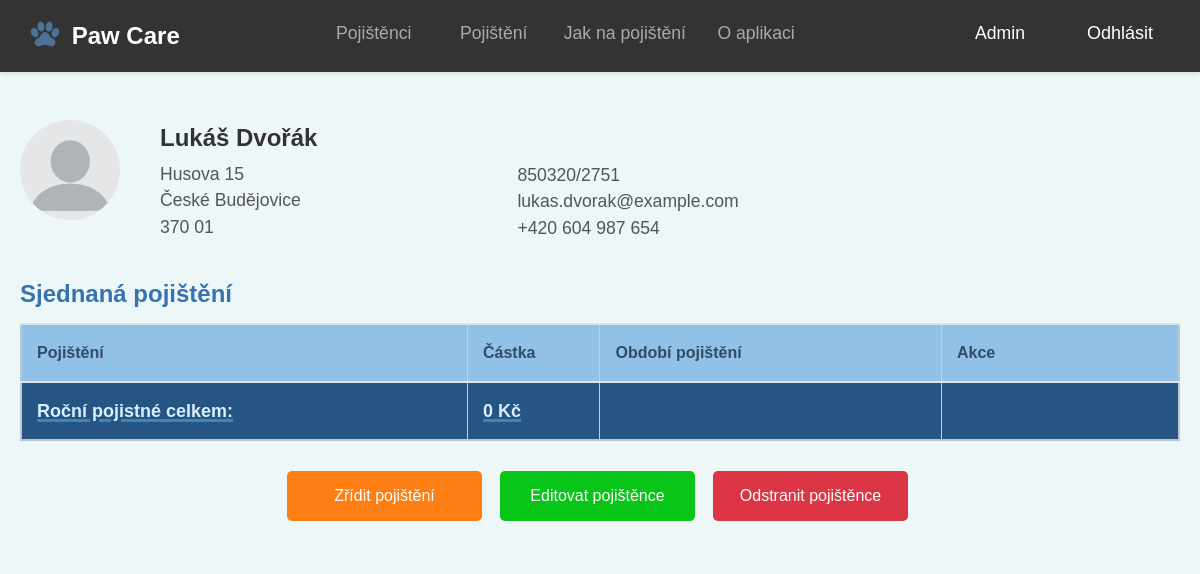
/pojisteni/pojistenec/4/ (signed in), run on an earlier commit of the app's database.
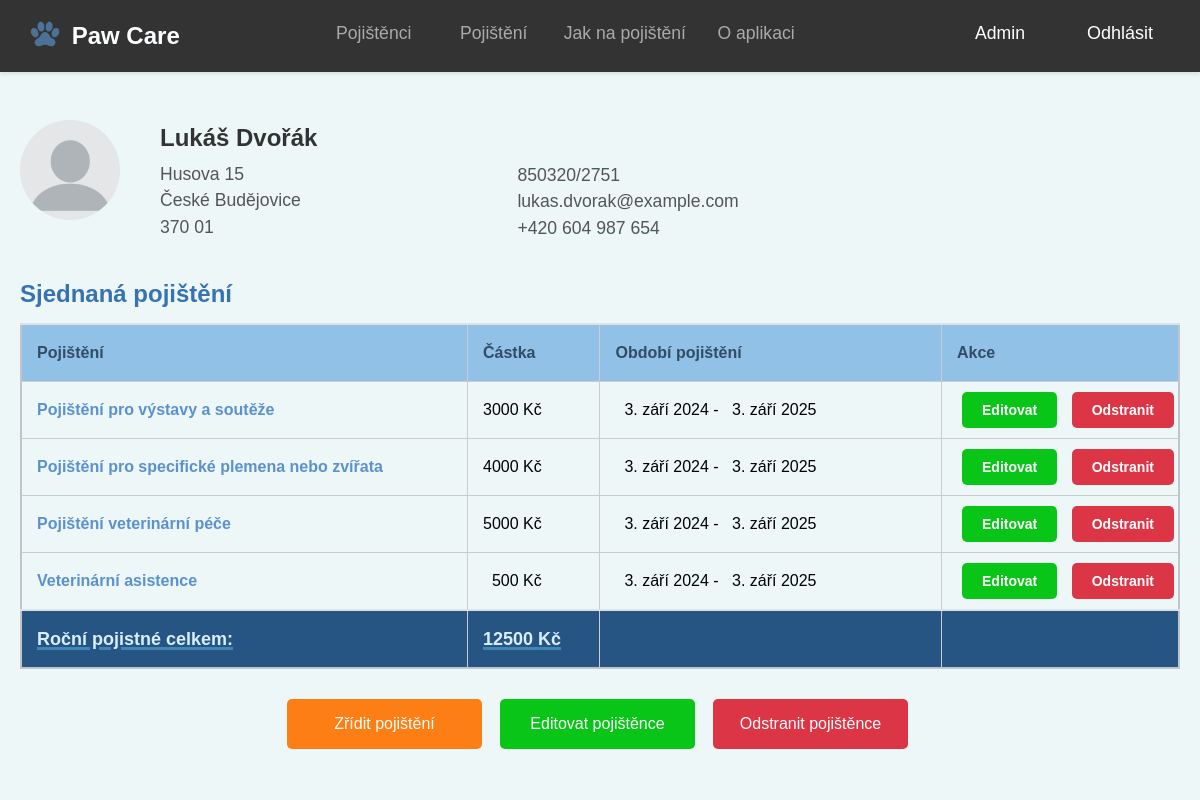
And on a later commit of the database.
### insurance/models.py (models this page shows, shortened)
class InsuredPerson(models.Model):
    user = models.ForeignKey(User, on_delete=models.CASCADE, null=True, blank=True)
    first_name = models.CharField("Jméno", max_length=50)
    last_name = models.CharField("Příjmení", max_length=30)
    id_number = models.CharField("Rodné číslo", max_length=11)
    email = models.EmailField("Email")
    phone_number = models.CharField("Telefonní číslo", max_length=16)
    street_address = models.CharField("Ulice a číslo popisné", max_length=30)
    city = models.CharField("Město", max_length=30)
    postal_code = models.CharField("PSČ", max_length=6)
    class Meta:
        verbose_name = "Pojištěná osoba"
        verbose_name_plural = "Pojištěné osoby"

class Policy(models.Model):
    insured_person = models.ForeignKey(
        InsuredPerson,
        related_name='policies',
        on_delete=models.CASCADE,
        verbose_name="Pojištěná osoba"
    )
    insurance_coverage = models.ForeignKey(
        InsuranceCoverage,
        on_delete=models.CASCADE,
        verbose_name="Pojistné krytí",
        null=True,
        blank=True
    )
    premium = models.FloatField(
        verbose_name="Pojistné",
        editable=False
    )
    start_date = models.DateField("Datum začátku pojištění")
    end_date = models.DateField("Datum konce pojištění")
    class Meta:
        verbose_name = "Pojistka"
        verbose_name_plural = "Pojistky"

class InsuranceCoverage(models.Model):
    insurance_type = models.ForeignKey(
        InsuranceType,
        related_name='coverages',
        on_delete=models.CASCADE,
        verbose_name="Typ pojištění"
    )
    name = models.CharField(
        verbose_name="Název pojistného krytí",
        max_length=100
    )
    description = models.TextField(
        verbose_name="Popis pojistného krytí",
        blank=True
    )
    premium = models.FloatField(
        verbose_name="Pojistné",
        default=0.0
    )
    class Meta:
        verbose_name = "Pojistné krytí"
        verbose_name_plural = "Pojistná krytí"

### insurance/views.py (the view)
# urls.py: path('pojistenec/<int:id>/', views.insured_detail, name='insured_detail'),
@login_required
def insured_detail(request, id):
    if request.user.is_staff:
        insured_person = get_object_or_404(InsuredPerson, id=id)
    else:
        insured_person = get_object_or_404(InsuredPerson, id=id, user=request.user)
    policies = Policy.objects.filter(insured_person=insured_person)
    total_premium = sum(policy.premium for policy in policies)
    return render(request, 'insurance/insured_detail.html', {
        'insured_person': insured_person,
        'policies': policies,
        'total_premium': total_premium,
    })

### insurance/templates/insurance/insured_detail.html (shortened to what this page needs)
{% extends 'insurance/base.html' %}
{% load static %}
{% block content %}
<div class="container">
    <div class="profile-header">
        <div class="profile-image">
            <img src="{% static 'images/profile_picture.png' %}"
                 alt="{{ insured_person.first_name }} {{ insured_person.last_name }}">
        </div>
        <div class="profile-info">
            <div class="left-info">
                <h1>{{ insured_person.first_name }} {{ insured_person.last_name }}</h1>
                <p>
                    {{ insured_person.street_address }}<br>
                    {{ insured_person.city }}<br>
                    {{ insured_person.postal_code }}
                </p>
            </div>
            <div class="right-info">
                <p>{{ insured_person.id_number }}</p>
                <p>{{ insured_person.email }}</p>
                <p>{{ insured_person.phone_number }}</p>
            </div>
        </div>
    </div>
    <h2>Sjednaná pojištění</h2>
    <table class="table table-striped insured-detail-table">
        <thead>
            <tr>
                <th>Pojištění</th>
                <th>Částka</th>
                <th>Období pojištění</th>
                {% if user.is_staff %}
                <th>Akce</th>
                {% endif %}
            </tr>
        </thead>
        <tbody>
            {% for policy in policies %}
            <tr>
                <td>
                    <a href="{% url 'insurance_coverage_list' policy.insurance_coverage.insurance_type.id %}?coverage_id={{ policy.insurance_coverage.id }}">
                        {{ policy.insurance_coverage.name }}
                    </a>
                </td>
                <td>
                    {% if policy.premium < 1000 %}&nbsp;&nbsp;{{ policy.premium|floatformat:0 }} Kč
                    {% else %}{{ policy.premium|floatformat:0 }} Kč{% endif %}
                </td>
                <td>
                    {% if policy.start_date.day < 10 %}&nbsp;&nbsp;{% endif %}{{ policy.start_date }}
                    - {% if policy.end_date.day < 10 %}&nbsp;&nbsp;{% endif %}{{ policy.end_date }}
                </td>
                {% if user.is_staff %}
                <td class="text-center">
                    <a href="{% url 'edit_policy' policy.id %}" class="btn btn-warning btn-sm">Editovat</a>
                    <a href="{% url 'delete_policy' policy.id %}" class="btn btn-danger btn-sm">Odstranit</a>
                </td>
                {% endif %}
            </tr>
            {% endfor %}
            <tr>
                <td class="text-right"><strong>Roční pojistné celkem:</strong></td>
                <td><strong>{{ total_premium|floatformat:0 }} Kč</strong></td>
                <td></td>
                {% if user.is_staff %}
                <td></td>
                {% endif %}
            </tr>
        </tbody>
    </table>
    <div class="btn-group-centered">
        <a href="{% url 'add_policy_from_insured' insured_person.id %}" class="btn btn-primary btn-create-policy">
            Zřídit pojištění
        </a>
        <a href="{% url 'edit_insured' insured_person.id %}" class="btn btn-warning">
            {% if user.is_staff %}
                Editovat pojištěnce
            {% else %}
                Editovat údaje
            {% endif %}
        </a>
        {% if user.is_staff %}
            <a href="{% url 'delete_insured' insured_person.id %}" class="btn btn-danger">Odstranit pojištěnce</a>
        {% endif %}
    </div>
</div>
{% endblock %}

### insurance/templates/insurance/base.html (shortened to what this page needs)
<!DOCTYPE html>
<html lang="cs">
<head>
    {% load static %}
    <link rel="stylesheet" href="{% static 'css/style.css' %}">
    <link rel="stylesheet" href="https://cdnjs.cloudflare.com/ajax/libs/font-awesome/6.0.0-beta3/css/all.min.css">
</head>
<body class="{% if user.is_staff %}admin{% endif %}">
    <header>
        <nav class="navbar">
            <a href="{% url 'index' %}" class="logo">
                <img src="{% static 'images/paw_icon.png' %}" alt="Paw Icon" class="logo-image">
                <span class="logo-text">Paw Care</span>
            </a>
            <ul>
                {% if user.is_authenticated %}
                    {% if user.is_staff %}
                        <li>
                            <a href="{% url 'insured_list' %}"
                               class="{% if request.resolver_match.url_name == 'insured_list' %}active{% endif %}">
                                Pojištěnci
                            </a>
                        </li>
                    {% endif %}
                {% endif %}
                <li>
                    <a href="{% url 'insurance_list' %}"
                       class="{% if request.resolver_match.url_name == 'insurance_list' %}active{% endif %}">
                        Pojištění
                    </a>
                </li>
                <li>
                    <a href="{% url 'how_to_insurance' %}"
                       class="{% if request.resolver_match.url_name == 'how_to_insurance' %}active{% endif %}">
                        Jak na pojištění
                    </a>
                </li>
                <li>
                    <a href="{% url 'about' %}"
                       class="{% if request.resolver_match.url_name == 'about' %}active{% endif %}">
                        O aplikaci
                    </a>
                </li>
            </ul>
            <ul class="nav-right">
                {% if user.is_authenticated %}
                    {% if user.is_staff %}
                        <li><a href="{% url 'admin:index' %}">Admin</a></li>
                    {% else %}
                        <li><a class="capitalize-first">{{ user.username|title }}</a></li>
                    {% endif %}
                    <li>
                        <form method="post" action="{% url 'logout' %}" style="display:inline;">
                            <button type="submit" class="btn-link">Odhlásit</button>
                        </form>
                    </li>
                {% endif %}
            </ul>
        </nav>
    </header>
    <main>
        {% block content %}
        {% endblock %}
    </main>
</body>
</html>

What changed in the data, as far as the page shows it:
added Policy: insurance_coverage.name "Pojištění pro výstavy a soutěže", premium "3000", start_date "3. září 2024", end_date "3. září 2025"
added Policy: insurance_coverage.name "Pojištění pro specifické plemena nebo zvířata", premium "4000", start_date "3. září 2024", end_date "3. září 2025"
added Policy: insurance_coverage.name "Pojištění veterinární péče", premium "5000", start_date "3. září 2024", end_date "3. září 2025"
added Policy: insurance_coverage.name "Veterinární asistence", premium "500", start_date "3. září 2024", end_date "3. září 2025"
Also different on the page:
{{ total_premium|floatformat:0 }}: "0" → "12500"
